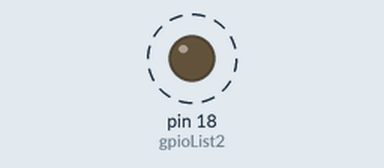
The program below on a simulated Raspberry Pi (header pin numbers). On the bench: output pins drawn as LEDs (lit = HIGH). Dashed ring = blinking.

Above: at 0.5 s.
Timing chart, 0 to 4.6 s (numbered marks = the images above):
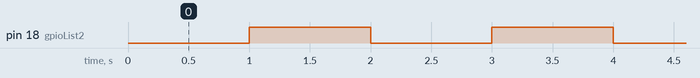

The program:

gpio_example.py
```python
#!/usr/bin/python

import RPi.GPIO as GPIO
import time
#import logging

#logging.basicConfig(format='%(levelname)s-%(asctime)s: %(message)s', datefmt='%m/%d/%Y %I:%M:%S %p', level=logging.DEBUG,filename='/App/gpio.log')

# Set GPIO mode: GPIO.BCM or GPIO.BOARD
GPIO.setmode(GPIO.BOARD)

# GPIO pins list based on GPIO.BOARD
#gpioList1 = [11]
gpioList2 = [18]
#gpioList2 = [18, 11]

# Set mode for each gpio pin
#GPIO.setup(gpioList1, GPIO.OUT)
GPIO.setup(gpioList2, GPIO.OUT)

while True:
	# Change gpio pins in list 1 from low to high and list 2 from high to low
	#GPIO.output(gpioList1, 1)
	GPIO.output(gpioList2, 0)
	time.sleep(1)

	# Change gpio pin in list 1 from high to low and list 2 from low to high
	#GPIO.output(gpioList1, 0)
	GPIO.output(gpioList2, 1)
	time.sleep(1)

# Reset all gpio pin
GPIO.cleanup()
```

Measured:
- by itself, pin 18 (gpioList2): alternates HIGH for 1.0 s and LOW for 1.0 s
